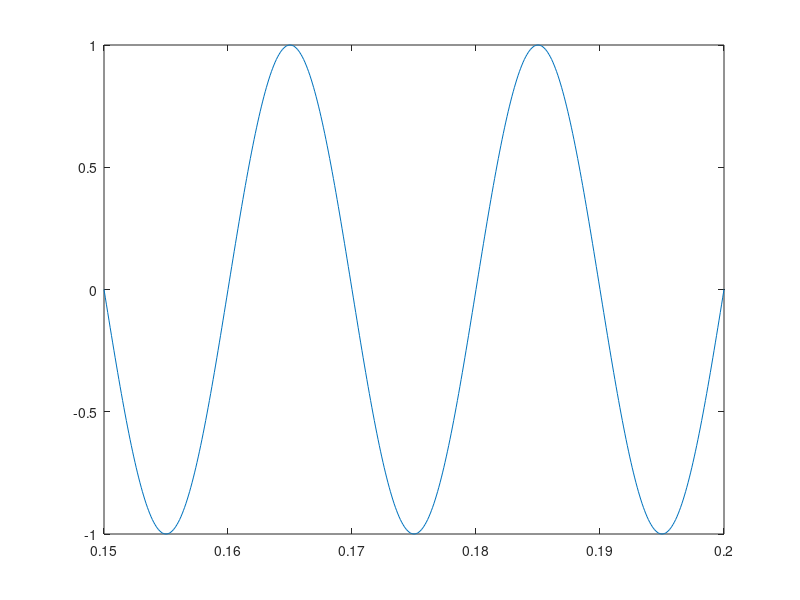
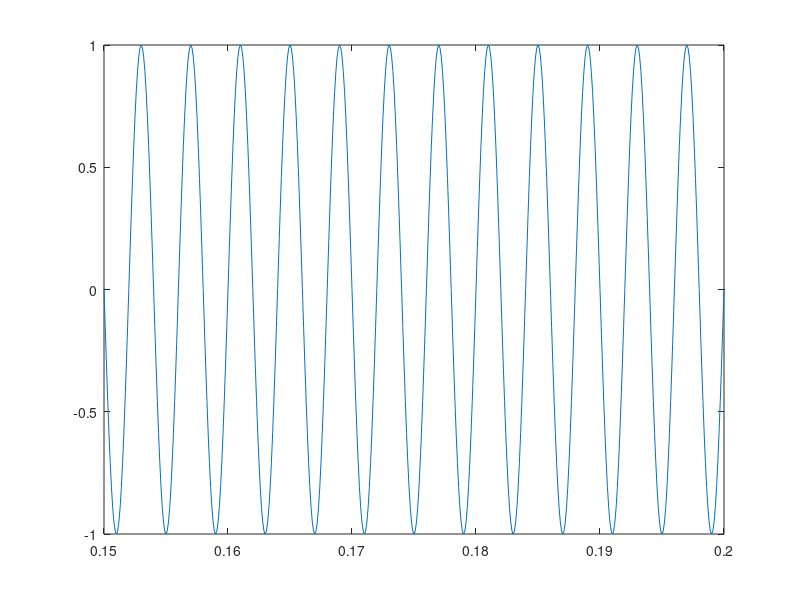
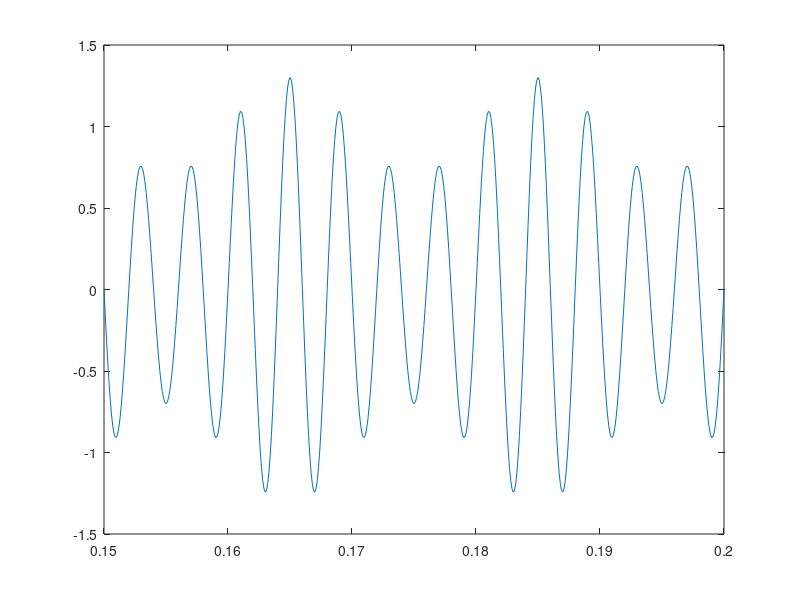
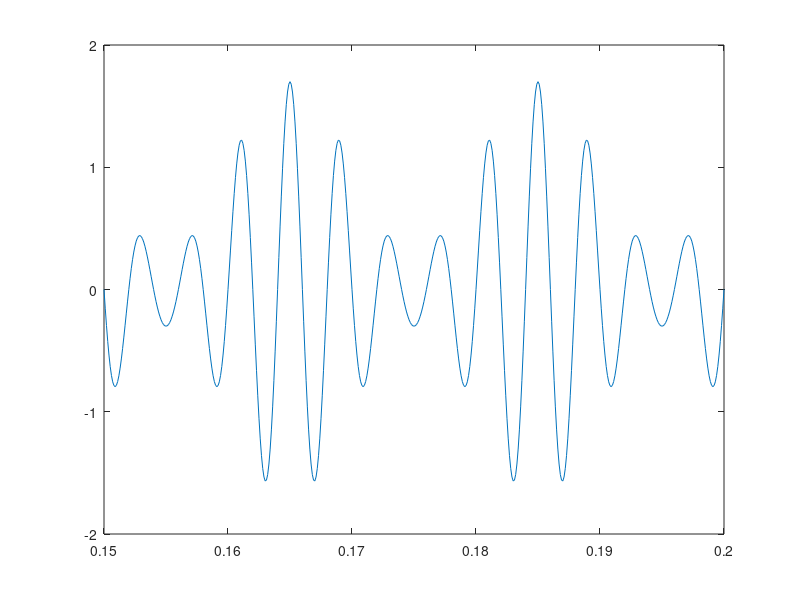

These charts were generated, in order, by the following MATLAB code:
%EXERCICIO REFERENTE A AM-DSB-SC
%Com analise no dominio da frequencia

%Limpar imagens, variaveis e Janela de Comando
clear all
close all
clc

%Carregar os pacotes
pkg load control
pkg load signal

%Sinal da Mensagem
Ae  = 1;
fe  = 50; %frequencia 5 vezes menor comparado a portadora
te  = [0.15:0.0001:0.2];
FEntrada = Ae*sin(2*pi*fe*te);

%Sinal da Portadora
Ap  = 1;
fp  = 250;
tp  = [0.15:0.0001:0.2];
FPortadora = Ap*sin(2*pi*fp*tp);

%Sinal Modulado
m1 = 0.3;
FMod1 = (1+m1*FEntrada).*FPortadora;
m2 = 0.7;
FMod2 = (1+m2*FEntrada).*FPortadora;
m3 = 1.0;
FMod3 = (1+m3*FEntrada).*FPortadora;
m4 = 1.4;
FMod4 = (1+m4*FEntrada).*FPortadora;

%Analise pelo Dominio da Frequencia
N = length(te);
xfreq = linspace(-2*fp,2*fp,N);

FTMod1 = fftshift(fft(FMod1)/N);
Potencia1 = abs(FTMod1);
FTMod2 = fftshift(fft(FMod2)/N);
Potencia2 = abs(FTMod2);
FTMod3 = fftshift(fft(FMod3)/N);
Potencia3 = abs(FTMod3);
FTMod4 = fftshift(fft(FMod4)/N);
Potencia4 = abs(FTMod4);

%Analise do Sinal Modulado sem a Portadora
%Ou seja, modulacao em amplitude com portadora suprimida
FMod_SC     = FEntrada.*cos(2*pi*fp*tp);
FTMod_SC    = fftshift(fft(FMod_SC)/N);
Potencia_SC = abs(FTMod_SC);

% --- PLOTS Mensagem e Portadora ---
figure(1)
plot(te,FEntrada)
figure(2)
plot(tp,FPortadora)

% --- PLOTS Sinais Modulados ---
figure(3)
plot(tp,FMod1)
figure(4)
plot(tp,FMod2)
figure(5)
plot(tp,FMod3)
figure(6)
plot(tp,FMod4)

% --- PLOTS Modulados no Dominio da Frequencia ---
figure(7)
plot(xfreq,Potencia1)
figure(8)
plot(xfreq,Potencia2)
figure(9)
plot(xfreq,Potencia3)
figure(10)
plot(xfreq,Potencia4)

% --- PLOT Sinal AM-DSB-SC ---
figure(11)
plot(tp,FMod_SC)
figure(12)
plot(xfreq,Potencia_SC)
